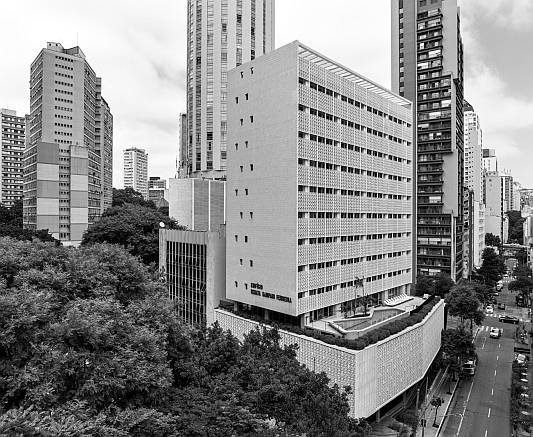
#> input picture imagens/figura26a-pdi.png, 533 x 437 px
$ python pdi.py
#> lines starting #> are read from the running program, lines starting #| are printed output that depends on the picture
import cv2
import numpy as np

PATH = "imagens/figura26a-pdi.png"

# Lê a imagem
img = cv2.imread(PATH, cv2.IMREAD_GRAYSCALE)
#> img is the input picture: shape (437, 533); min 0, max 255, mean 135.7
img_color = cv2.imread(PATH)

# NEGATIVO
negativo = cv2.bitwise_not(img)
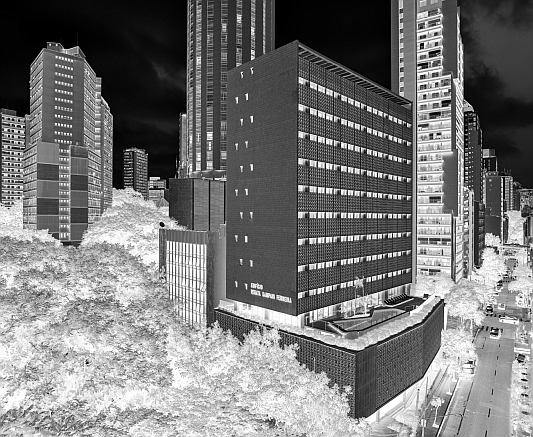
#> negativo: shape (437, 533); min 0, max 255, mean 119.3

# BRILHO E CONTRASTE (alpha = contraste, beta = brilho)
brilho_contraste = cv2.convertScaleAbs(img, alpha=1.5, beta=50)
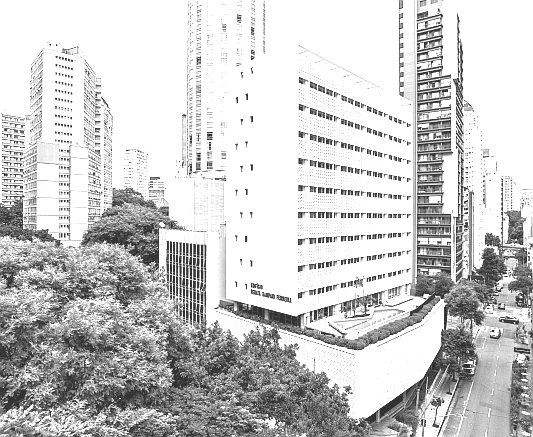
#> brilho_contraste: shape (437, 533); min 50, max 255, mean 203.4

# FILTRO DE MÉDIA
media = cv2.blur(img, (5, 5))
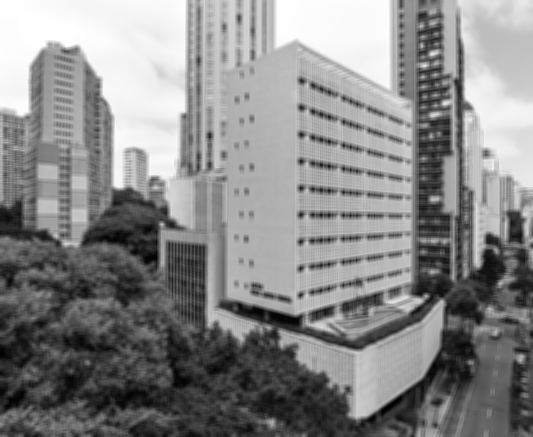
#> media: shape (437, 533); min 0, max 255, mean 135.7

# FILTRO GAUSSIANO
gaussiano = cv2.GaussianBlur(img, (5, 5), 0)

# FILTRO MEDIANA
mediana = cv2.medianBlur(img, 5)
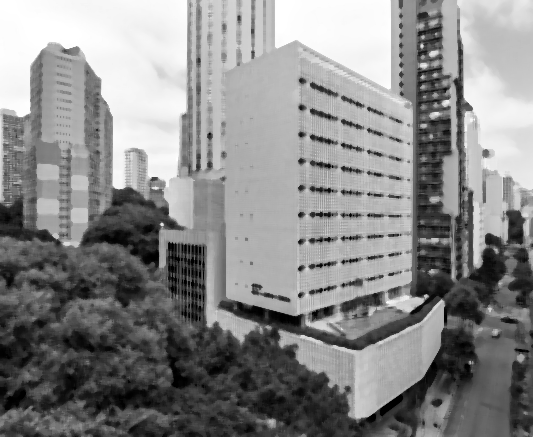
#> mediana: shape (437, 533); min 0, max 255, mean 136.3

# EQUALIZAÇÃO DE HISTOGRAMA
hist_eq = cv2.equalizeHist(img)
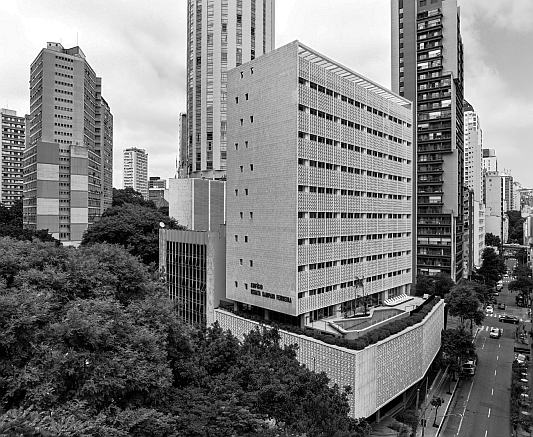
#> hist_eq: shape (437, 533); min 0, max 255, mean 124.6

# Define janelas de visualização
cv2.namedWindow("Original", cv2.WINDOW_NORMAL)
cv2.namedWindow("Negativo", cv2.WINDOW_NORMAL)
cv2.namedWindow("Brilho/Contraste", cv2.WINDOW_NORMAL)
cv2.namedWindow("Filtro Media", cv2.WINDOW_NORMAL)
cv2.namedWindow("Filtro Gaussiano", cv2.WINDOW_NORMAL)
cv2.namedWindow("Filtro Mediana", cv2.WINDOW_NORMAL)
cv2.namedWindow("Equalizacao Hist", cv2.WINDOW_NORMAL)

# Exibe as imagens
cv2.imshow("Original", img)
cv2.imshow("Negativo", negativo)
cv2.imshow("Brilho/Contraste", brilho_contraste)
cv2.imshow("Filtro Media", media)
cv2.imshow("Filtro Gaussiano", gaussiano)
cv2.imshow("Filtro Mediana", mediana)
cv2.imshow("Equalizacao Hist", hist_eq)

cv2.waitKey(0)
cv2.destroyAllWindows()

$ run again, with imagens/figura09-sift.png copied over imagens/figura26a-pdi.png
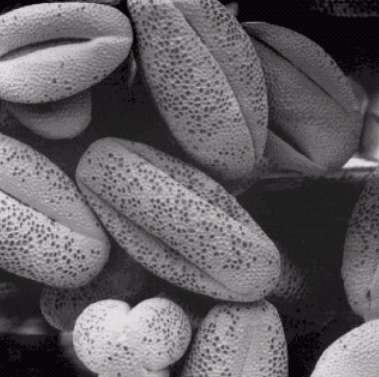
#> input picture imagens/figura09-sift.png, 379 x 377 px
#> img_color is the input picture: shape (377, 379, 3); mean B, G, R 98.1, 94.8, 98.1
#> `brilho_contraste = cv2.convertScaleAbs(img, alpha=1.5, beta=50)`:
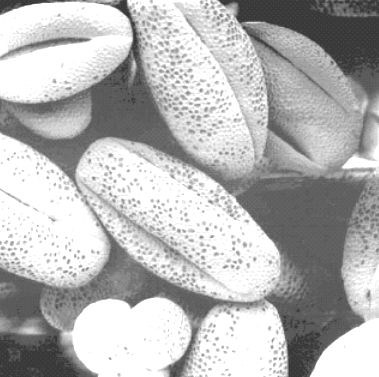
#> brilho_contraste: shape (377, 379); min 50, max 255, mean 181.7
#> `hist_eq = cv2.equalizeHist(img)`:
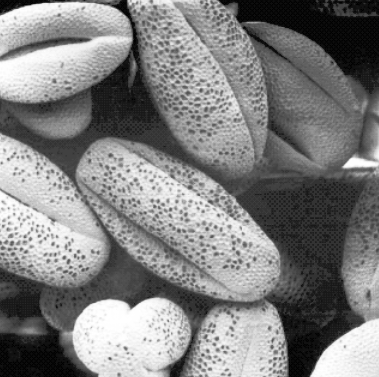
#> hist_eq: shape (377, 379); min 0, max 255, mean 128.4

$ run again, with imagens/frutas-morfologia.png copied over imagens/figura26a-pdi.png
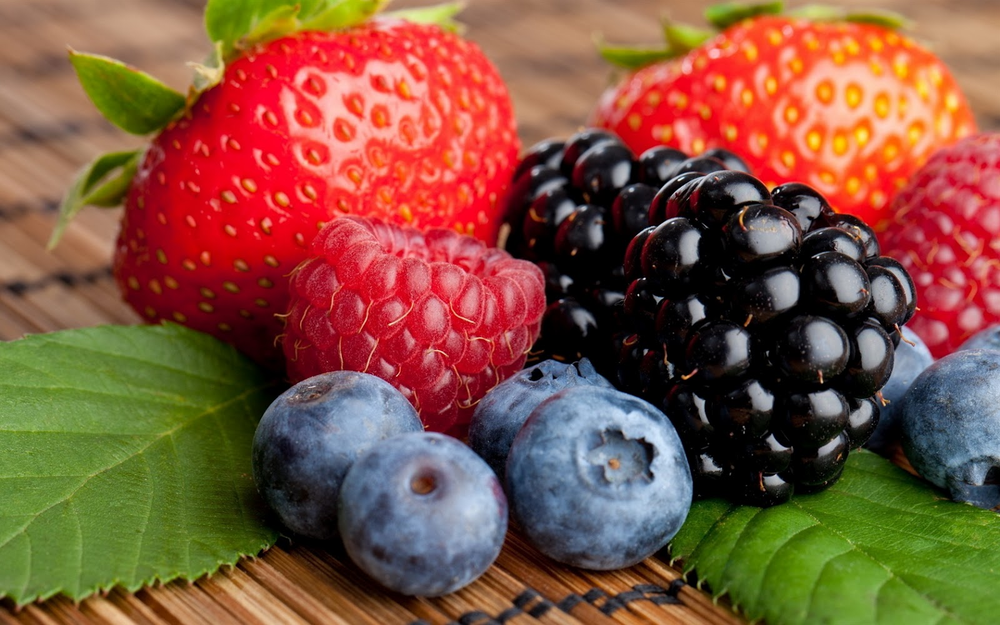
#> input picture imagens/frutas-morfologia.png, 1000 x 625 px, shrunk from 1600 x 1000 before the run
#> img_color is the input picture: shape (625, 1000, 3); mean B, G, R 62.7, 84.1, 129.7
#> `brilho_contraste = cv2.convertScaleAbs(img, alpha=1.5, beta=50)`:
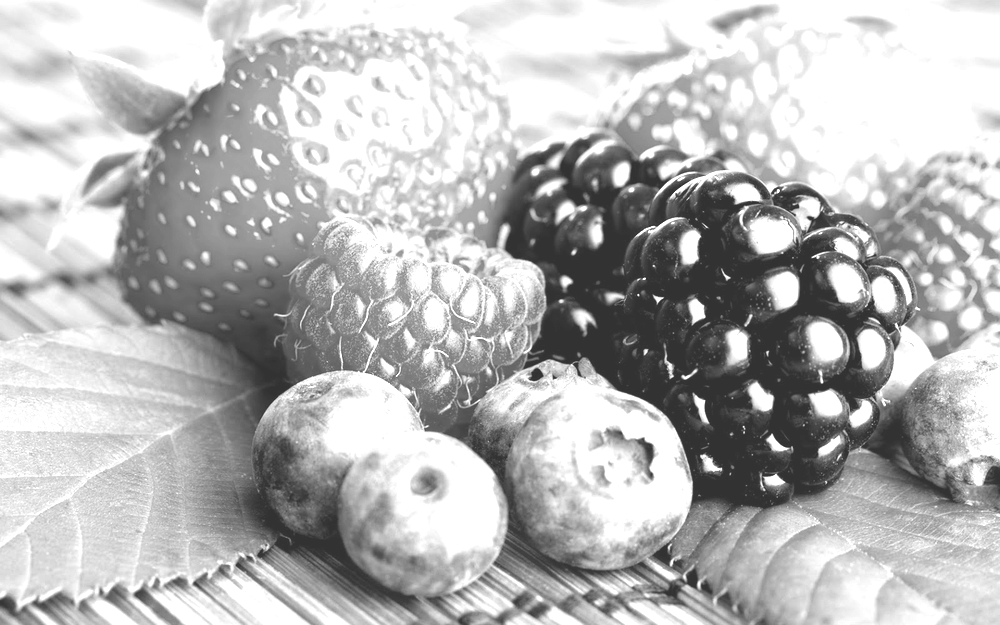
#> brilho_contraste: shape (625, 1000); min 50, max 255, mean 183.8
#> `hist_eq = cv2.equalizeHist(img)`:
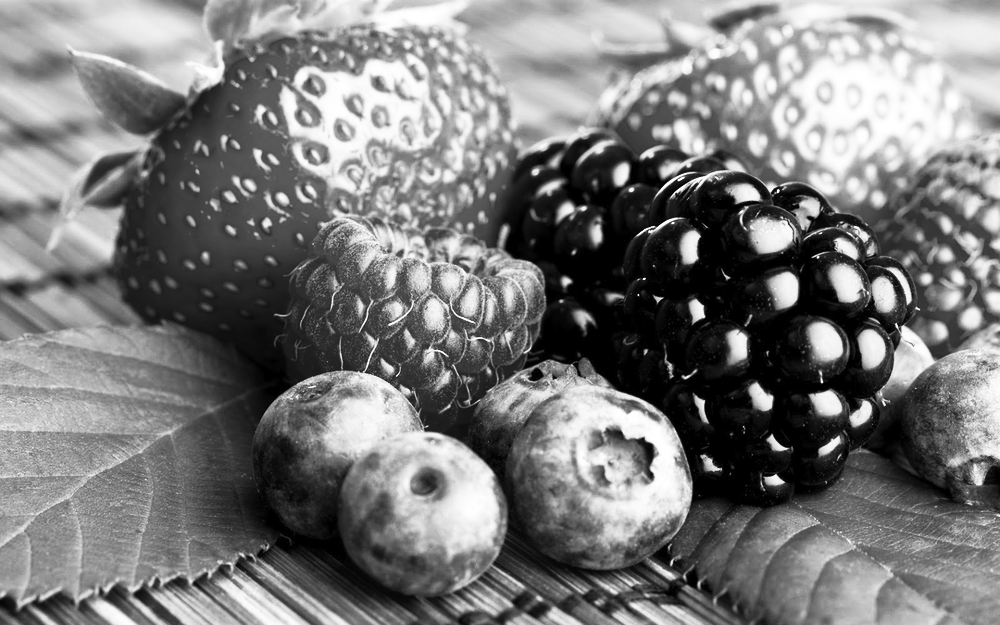
#> hist_eq: shape (625, 1000); min 0, max 255, mean 122.3

$ run again, with imagens/linhas-mundo04-hough.png copied over imagens/figura26a-pdi.png
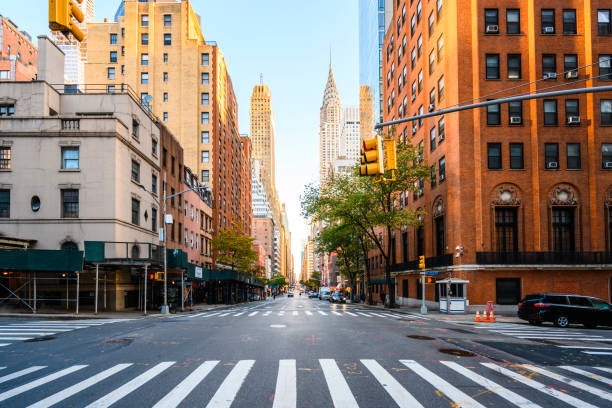
#> input picture imagens/linhas-mundo04-hough.png, 612 x 408 px
#> img_color is the input picture: shape (408, 612, 3); mean B, G, R 112.8, 124.6, 139.2
#> `brilho_contraste = cv2.convertScaleAbs(img, alpha=1.5, beta=50)`:
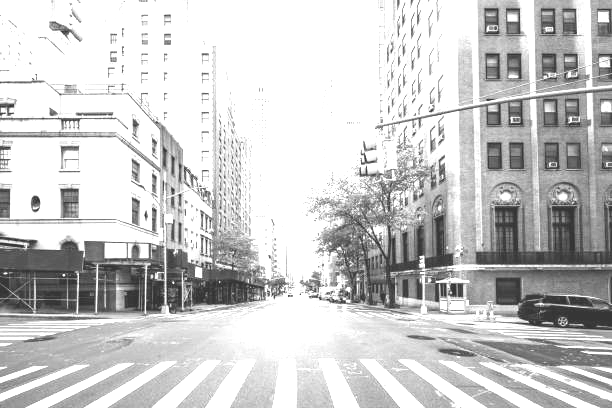
#> brilho_contraste: shape (408, 612); min 50, max 255, mean 202.7
#> `media = cv2.blur(img, (5, 5))`:
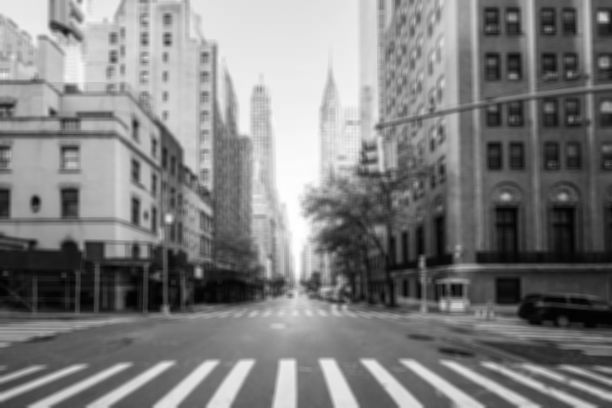
#> media: shape (408, 612); min 2, max 255, mean 127.2
